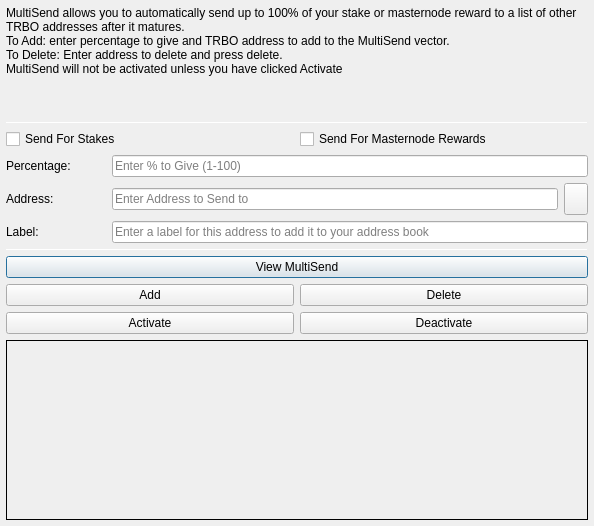
<?xml version="1.0" encoding="UTF-8"?>
<ui version="4.0">
 <class>MultiSendDialog</class>
 <widget class="QDialog" name="MultiSendDialog">
  <property name="windowModality">
   <enum>Qt::NonModal</enum>
  </property>
  <property name="geometry">
   <rect>
    <x>0</x>
    <y>0</y>
    <width>594</width>
    <height>526</height>
   </rect>
  </property>
  <property name="windowTitle">
   <string>MultiSend</string>
  </property>
  <layout class="QVBoxLayout" name="verticalLayout" stretch="0">
   <property name="leftMargin">
    <number>6</number>
   </property>
   <property name="topMargin">
    <number>6</number>
   </property>
   <property name="rightMargin">
    <number>6</number>
   </property>
   <property name="bottomMargin">
    <number>6</number>
   </property>
   <item>
    <layout class="QVBoxLayout" name="verticalLayout_Main" stretch="1,1,1,0,1,1,1">
     <item>
      <widget class="QLabel" name="label_2">
       <property name="lineWidth">
        <number>1</number>
       </property>
       <property name="text">
        <string>MultiSend allows you to automatically send up to 100% of your stake or masternode reward to a list of other TRBO addresses after it matures.
To Add: enter percentage to give and TRBO address to add to the MultiSend vector.
To Delete: Enter address to delete and press delete.
MultiSend will not be activated unless you have clicked Activate</string>
       </property>
       <property name="alignment">
        <set>Qt::AlignLeading|Qt::AlignLeft|Qt::AlignTop</set>
       </property>
       <property name="wordWrap">
        <bool>true</bool>
       </property>
      </widget>
     </item>
     <item>
      <widget class="Line" name="line">
       <property name="minimumSize">
        <size>
         <width>0</width>
         <height>1</height>
        </size>
       </property>
       <property name="maximumSize">
        <size>
         <width>16777215</width>
         <height>1</height>
        </size>
       </property>
       <property name="orientation">
        <enum>Qt::Horizontal</enum>
       </property>
      </widget>
     </item>
     <item>
      <layout class="QVBoxLayout" name="verticalLayout_Settings">
       <item>
        <layout class="QHBoxLayout" name="horizontalLayout">
         <item>
          <widget class="QCheckBox" name="multiSendStakeCheckBox">
           <property name="text">
            <string>Send For Stakes</string>
           </property>
          </widget>
         </item>
         <item>
          <widget class="QCheckBox" name="multiSendMasternodeCheckBox">
           <property name="text">
            <string>Send For Masternode Rewards</string>
           </property>
          </widget>
         </item>
        </layout>
       </item>
       <item>
        <layout class="QHBoxLayout" name="horizontalLayout_6">
         <item>
          <widget class="QLabel" name="label">
           <property name="minimumSize">
            <size>
             <width>100</width>
             <height>0</height>
            </size>
           </property>
           <property name="toolTip">
            <string>Percentage of stake to send</string>
           </property>
           <property name="text">
            <string>Percentage:</string>
           </property>
          </widget>
         </item>
         <item>
          <widget class="QLineEdit" name="multiSendPercentEdit">
           <property name="toolTip">
            <string>Enter whole numbers 1 - 100</string>
           </property>
           <property name="placeholderText">
            <string>Enter % to Give (1-100)</string>
           </property>
          </widget>
         </item>
        </layout>
       </item>
       <item>
        <layout class="QHBoxLayout" name="horizontalLayout_7">
         <item>
          <widget class="QLabel" name="label_5">
           <property name="minimumSize">
            <size>
             <width>100</width>
             <height>0</height>
            </size>
           </property>
           <property name="toolTip">
            <string>Address to send portion of stake to</string>
           </property>
           <property name="text">
            <string>Address:</string>
           </property>
          </widget>
         </item>
         <item>
          <widget class="QLineEdit" name="multiSendAddressEdit">
           <property name="toolTip">
            <string/>
           </property>
           <property name="placeholderText">
            <string>Enter Address to Send to</string>
           </property>
          </widget>
         </item>
         <item>
          <widget class="QToolButton" name="addressBookButton">
           <property name="maximumSize">
            <size>
             <width>16777215</width>
             <height>32</height>
            </size>
           </property>
           <property name="toolTip">
            <string>Choose an address from the address book</string>
           </property>
           <property name="text">
            <string/>
           </property>
           <property name="icon">
            <iconset resource="../trbo.qrc">
             <normaloff>:/icons/address-book</normaloff>:/icons/address-book</iconset>
           </property>
           <property name="shortcut">
            <string>Alt+A</string>
           </property>
          </widget>
         </item>
        </layout>
       </item>
      </layout>
     </item>
     <item>
      <layout class="QHBoxLayout" name="horizontalLayout_3">
       <item>
        <widget class="QLabel" name="label_3">
         <property name="minimumSize">
          <size>
           <width>100</width>
           <height>0</height>
          </size>
         </property>
         <property name="text">
          <string>Label:</string>
         </property>
        </widget>
       </item>
       <item>
        <widget class="QLineEdit" name="labelAddressLabelEdit">
         <property name="placeholderText">
          <string>Enter a label for this address to add it to your address book</string>
         </property>
        </widget>
       </item>
      </layout>
     </item>
     <item>
      <widget class="Line" name="line_2">
       <property name="minimumSize">
        <size>
         <width>0</width>
         <height>1</height>
        </size>
       </property>
       <property name="maximumSize">
        <size>
         <width>16777215</width>
         <height>1</height>
        </size>
       </property>
       <property name="orientation">
        <enum>Qt::Horizontal</enum>
       </property>
      </widget>
     </item>
     <item>
      <layout class="QVBoxLayout" name="verticalLayout_Buttons">
       <item>
        <layout class="QHBoxLayout" name="horizontalLayout_4">
         <item>
          <widget class="QPushButton" name="viewButton">
           <property name="toolTip">
            <string/>
           </property>
           <property name="statusTip">
            <string>View MultiSend Vector</string>
           </property>
           <property name="text">
            <string>View MultiSend</string>
           </property>
          </widget>
         </item>
        </layout>
       </item>
       <item>
        <layout class="QHBoxLayout" name="horizontalLayout_2">
         <item>
          <widget class="QPushButton" name="addButton">
           <property name="toolTip">
            <string/>
           </property>
           <property name="statusTip">
            <string>Add to MultiSend Vector</string>
           </property>
           <property name="text">
            <string>Add</string>
           </property>
          </widget>
         </item>
         <item>
          <widget class="QPushButton" name="deleteButton">
           <property name="toolTip">
            <string/>
           </property>
           <property name="statusTip">
            <string>Delete Address From MultiSend Vector</string>
           </property>
           <property name="text">
            <string>Delete</string>
           </property>
          </widget>
         </item>
        </layout>
       </item>
       <item>
        <layout class="QHBoxLayout" name="horizontalLayout_5">
         <item>
          <widget class="QPushButton" name="activateButton">
           <property name="statusTip">
            <string>Activate MultiSend</string>
           </property>
           <property name="text">
            <string>Activate</string>
           </property>
          </widget>
         </item>
         <item>
          <widget class="QPushButton" name="disableButton">
           <property name="statusTip">
            <string>Deactivate MultiSend</string>
           </property>
           <property name="text">
            <string>Deactivate</string>
           </property>
          </widget>
         </item>
        </layout>
       </item>
      </layout>
     </item>
     <item>
      <widget class="QLabel" name="message">
       <property name="minimumSize">
        <size>
         <width>0</width>
         <height>180</height>
        </size>
       </property>
       <property name="frameShape">
        <enum>QFrame::Panel</enum>
       </property>
       <property name="frameShadow">
        <enum>QFrame::Plain</enum>
       </property>
       <property name="lineWidth">
        <number>1</number>
       </property>
       <property name="midLineWidth">
        <number>1</number>
       </property>
       <property name="text">
        <string/>
       </property>
       <property name="alignment">
        <set>Qt::AlignLeading|Qt::AlignLeft|Qt::AlignTop</set>
       </property>
       <property name="wordWrap">
        <bool>true</bool>
       </property>
      </widget>
     </item>
    </layout>
   </item>
  </layout>
 </widget>
 <resources>
  <include location="../trbo.qrc"/>
 </resources>
 <connections/>
</ui>
